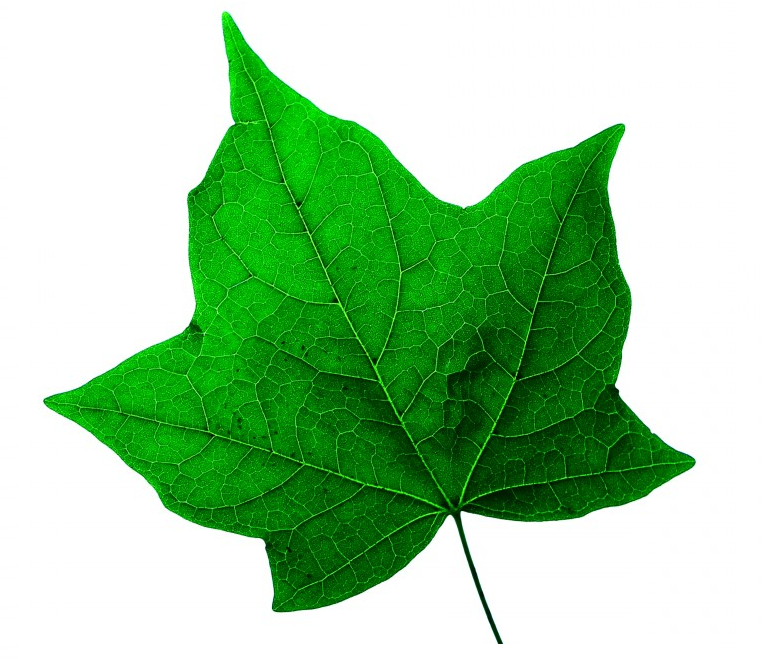
#> input picture 07_Chapter07/01-chapter-content/leaf.png, 765 x 659 px
$ python thresholding_scikit_image_otsu.py
#> lines starting #> are read from the running program, lines starting #| are printed output that depends on the picture; after the words box and inside, x2 and y2 are one past the last pixel; in counts of white or black regions, pixels touching at a corner belong together
"""
Thresholding example (Otsu's binarization algorithm) using scikit-image
"""

# Import required packages:
import cv2
import matplotlib.pyplot as plt
from skimage.filters import threshold_otsu
from skimage import img_as_ubyte


def show_img_with_matplotlib(color_img, title, pos):
    """Shows an image using matplotlib capabilities"""

    # Convert BGR image to RGB
    img_RGB = color_img[:, :, ::-1]

    ax = plt.subplot(2, 2, pos)
    ax  # flake8
    plt.imshow(img_RGB)
    plt.title(title)
    plt.axis('off')


def show_hist_with_matplotlib_gray(hist, title, pos, color, t=-1):
    """Shows the histogram using matplotlib capabilities"""

    ax = plt.subplot(2, 2, pos)
    ax  # flake8
    # plt.title(title)
    plt.xlabel("bins")
    plt.ylabel("number of pixels")
    plt.xlim([0, 256])
    plt.axvline(x=t, color='m', linestyle='--')
    plt.plot(hist, color=color)


# Create the dimensions of the figure and set title and color:
fig = plt.figure(figsize=(8, 8))
plt.suptitle("Thresholding scikit-image (Otsu's binarization example)", fontsize=14, fontweight='bold')
fig.patch.set_facecolor('silver')

# Load the image and convert it to grayscale:
image = cv2.imread('leaf.png')
#> image is the input picture: shape (659, 765, 3); mean B, G, R 160, 206.4, 160
gray_image = cv2.cvtColor(image, cv2.COLOR_BGR2GRAY)
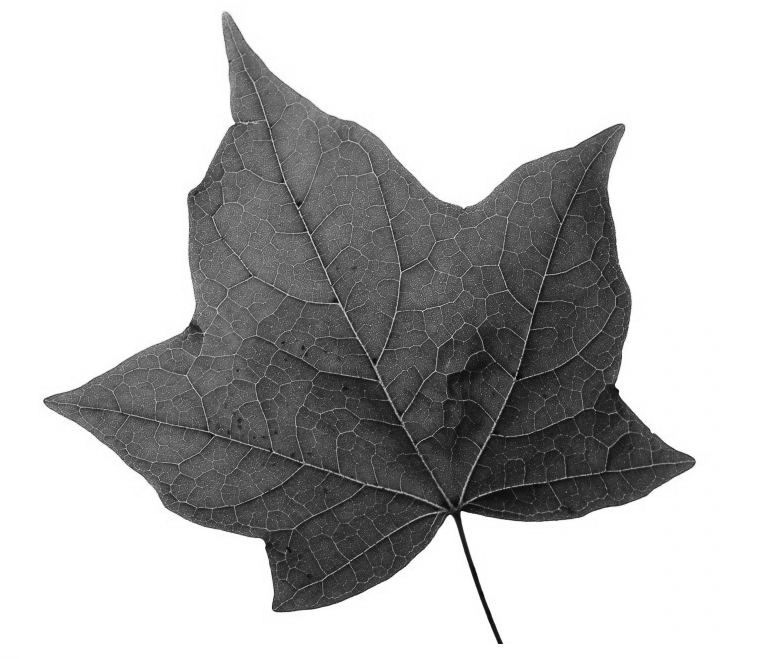
#> gray_image: shape (659, 765); min 7, max 255, mean 187.2

# Calculate histogram (only for visualization):
hist = cv2.calcHist([gray_image], [0], None, [256], [0, 256])
#> hist = 256 values, max 271687 at index 255, min 0 at index 0, mean 1969.3

# Trying Otsu's scikit-image algorithm:
# Return threshold value based on Otsu's method
thresh = threshold_otsu(gray_image)
#> thresh = 166
# Build the binary image (bool array):
binary = gray_image > thresh
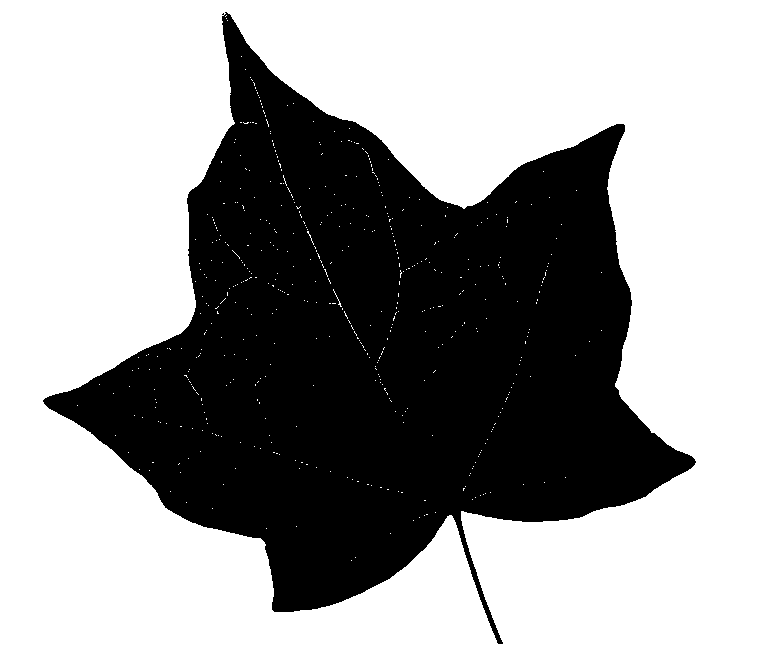
#> binary: shape (659, 765) bool; 61.8% white; 1 black region, box (x1, y1, x2, y2) and area: (43, 12, 696, 644) 192540
# print("binary image 'dtype': '{}'".format(binary.dtype))
# Convert to uint8 data type:
binary = img_as_ubyte(binary)
# print("binary image 'dtype': '{}'".format(binary.dtype))

# Plot all the images:
show_img_with_matplotlib(image, "image", 1)
show_img_with_matplotlib(cv2.cvtColor(gray_image, cv2.COLOR_GRAY2BGR), "gray img", 2)
show_hist_with_matplotlib_gray(hist, "grayscale histogram", 3, 'm', thresh)
show_img_with_matplotlib(cv2.cvtColor(binary, cv2.COLOR_GRAY2BGR), "Otsu's binarization (scikit-image)", 4)

# Show the Figure:
plt.show()
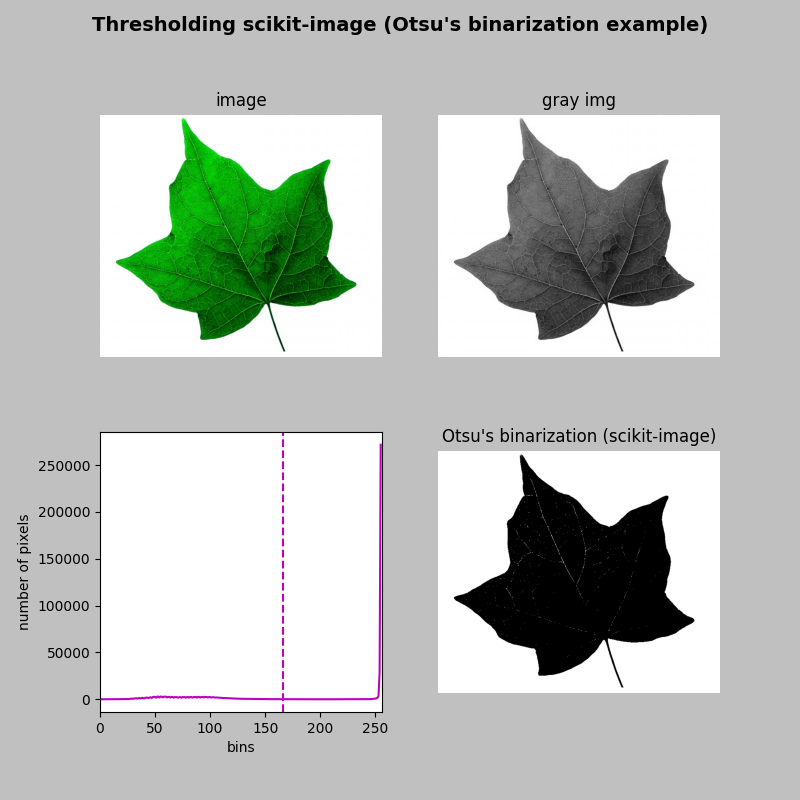
#> figure drawn by matplotlib, 4 panels; panel 3: curve peaks at x = 255, y = 271687
